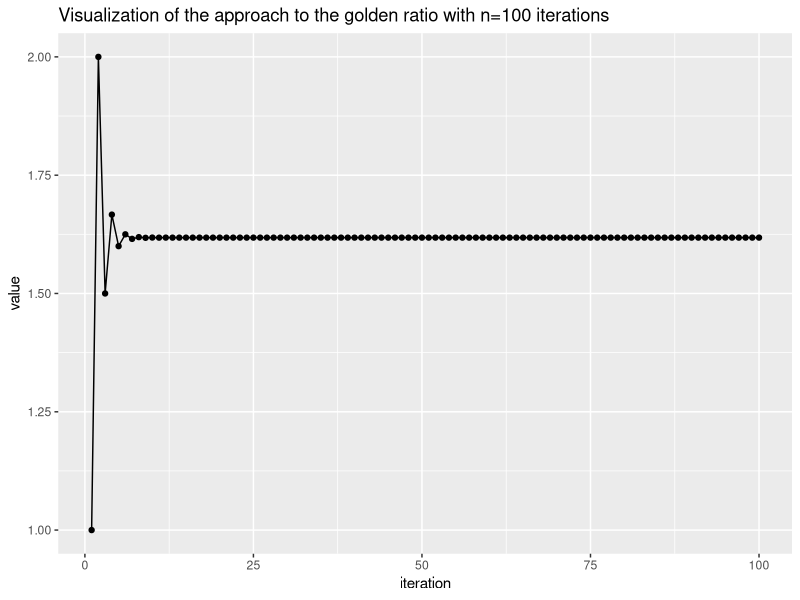

The R source for this figure:
## ---- chunk 1
knitr::opts_chunk$set(echo = TRUE)
## ---- chunk 2
r_for <- function(i) {
  f_i <- 0
  f_ip1 <- 1
  result <- c()
  for (x in 1:i) {
    f_ip1_new <- f_i+f_ip1
    f_i <- f_ip1
    f_ip1 <- f_ip1_new
    result <- append(result, f_ip1/f_i)
  }
  return (result)
}
## ---- chunk 3
test_for <- r_for(10)
print(test_for)
## ---- chunk 4
r_while <- function(i) {
  f_i <- 0
  f_ip1 <- 1
  result <- c()
  x=0
  while(x < i) {
    f_ip1_new <- f_i+f_ip1
    f_i <- f_ip1
    f_ip1 <- f_ip1_new
    result <- append(result, f_ip1/f_i)
    x = x+1
  }
  return (result)
}
## ---- chunk 5
test_while <- r_while(10)
print(test_while)
## ---- chunk 6
library(microbenchmark)
## ---- chunk 7
microbenchmark(r_for(200))
microbenchmark(r_while(200))
## ---- chunk 8
microbenchmark(r_for(2000))
microbenchmark(r_while(2000))
## ---- chunk 9
library(ggplot2)
value = r_for(100)
r_100 <- data.frame(value)
r_100$iteration <- 1:nrow(r_100)
ggplot(r_100, aes(x=iteration, y=value)) + geom_point() + geom_line() + ggtitle("Visualization of the approach to the golden ratio with n=100 iterations")
